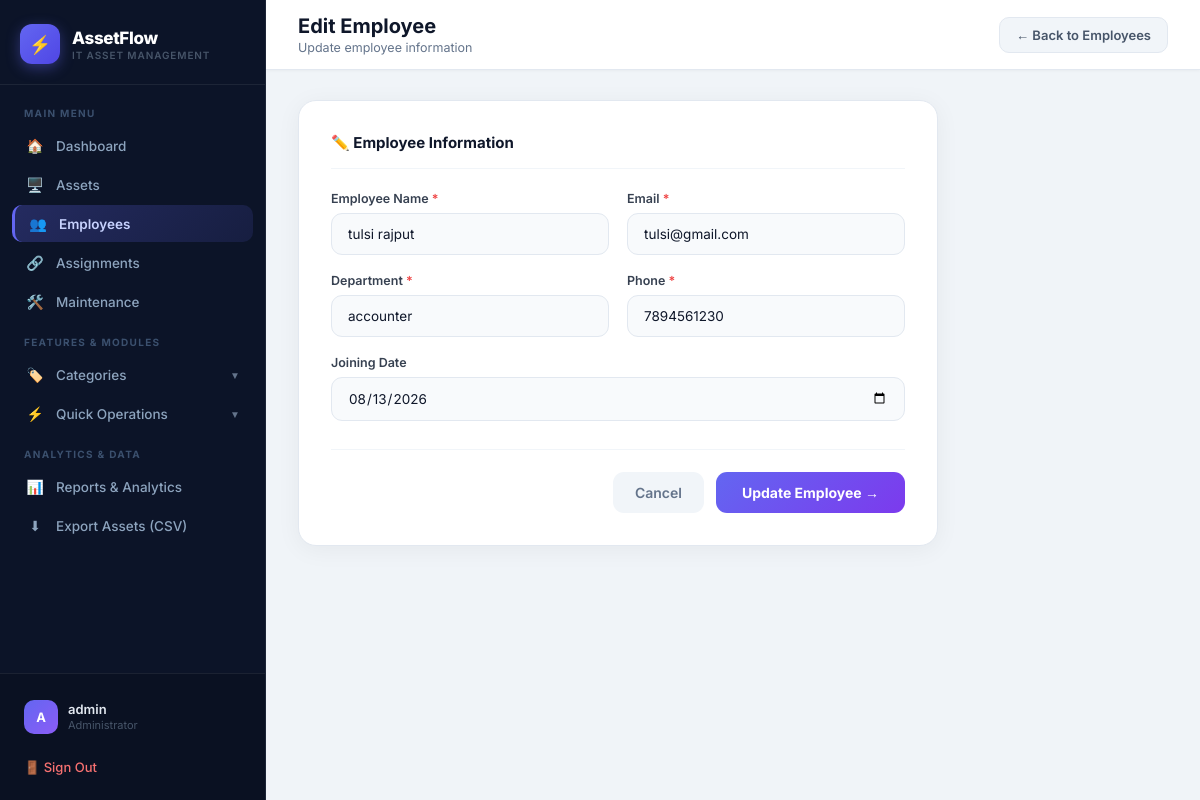
The app's page /employees/edit/2/ (signed in) with its own data.
### assets/models.py (models this page shows, shortened)
class Employee(models.Model):
    name = models.CharField(max_length=100)
    email = models.EmailField(unique=True)
    department = models.CharField(max_length=100)
    phone = models.CharField(max_length=15)
    joining_date = models.DateField()

### assets/views.py (the view, shortened to what this page needs)
# urls.py: path('employees/edit/<int:id>/', views.edit_employee, name='edit_employee'),
@login_required(login_url='login')
def edit_employee(request, id):
    employee = get_object_or_404(Employee, id=id)
    return render(
        request,
        "assets/edit_employee.html",
        {"employee": employee}
    )

### assets/templates/assets/edit_employee.html (shortened to what this page needs)
{% extends "assets/base.html" %}
{% block nav_employees %}active{% endblock %}
{% block page_title %}Edit Employee{% endblock %}
{% block page_subtitle %}Update employee information{% endblock %}
{% block topbar_actions %}
    <a href="{% url 'employees_list' %}" class="btn-secondary">← Back to Employees</a>
{% endblock %}
{% block content %}
<div class="form-card" style="max-width:640px;">
    <div class="form-card-title">✏️ Employee Information</div>
    <form method="POST">
        <div class="form-grid">
            <div class="form-group">
                <label>Employee Name <span class="req">*</span></label>
                <input type="text" name="name" value="{{ employee.name }}" required>
            </div>
            <div class="form-group">
                <label>Email <span class="req">*</span></label>
                <input type="email" name="email" value="{{ employee.email }}" required>
            </div>
            <div class="form-group">
                <label>Department <span class="req">*</span></label>
                <input type="text" name="department" value="{{ employee.department }}" required>
            </div>
            <div class="form-group">
                <label>Phone <span class="req">*</span></label>
                <input type="text" name="phone" value="{{ employee.phone }}" required>
            </div>
            <div class="form-group full">
                <label>Joining Date</label>
                <input type="date" name="joining_date" value="{{ employee.joining_date|date:'Y-m-d' }}" required>
            </div>
        </div>
        <div class="form-actions">
            <a href="{% url 'employees_list' %}" class="btn-cancel">Cancel</a>
            <button type="submit" class="btn-save">Update Employee →</button>
        </div>
    </form>
</div>
{% endblock %}

### assets/templates/assets/base.html (shortened to what this page needs)
<!DOCTYPE html>
<html lang="en">
<head>
</head>
<body>
<aside class="sidebar" id="sidebar">
    <div class="sidebar-brand">
        <div class="sidebar-icon">⚡</div>
        <div class="sidebar-brand-text">
            <div class="name">AssetFlow</div>
            <div class="sub">IT Asset Management</div>
        </div>
    </div>
    <nav class="sidebar-nav">
        <div class="nav-label">Main Menu</div>
        <a href="{% url 'dashboard' %}" class="nav-a {% block nav_dashboard %}{% endblock %}"><span class="ico">🏠</span> <span>Dashboard</span></a>
        <a href="{% url 'assets_list' %}" class="nav-a {% block nav_assets %}{% endblock %}"><span class="ico">🖥️</span> <span>Assets</span></a>
        <a href="{% url 'employees_list' %}" class="nav-a {% block nav_employees %}{% endblock %}"><span class="ico">👥</span> <span>Employees</span></a>
        <a href="{% url 'assignments_list' %}" class="nav-a {% block nav_assignments %}{% endblock %}"><span class="ico">🔗</span> <span>Assignments</span></a>
        <a href="{% url 'maintenance_list' %}" class="nav-a {% block nav_maintenance %}{% endblock %}"><span class="ico">🛠️</span> <span>Maintenance</span></a>
        <div class="nav-label">Features &amp; Modules</div>
        <div class="nav-a nav-toggle-btn {% block nav_categories_open %}{% endblock %}" onclick="toggleSubNav('cat-subnav', this)">
            <div style="display:flex;align-items:center;gap:11px;">
                <span class="ico">🏷️</span> <span>Categories</span>
            </div>
            <span class="nav-toggle-arrow">▼</span>
        </div>
        <div class="nav-a nav-toggle-btn {% block nav_quick_open %}{% endblock %}" onclick="toggleSubNav('actions-subnav', this)">
            <div style="display:flex;align-items:center;gap:11px;">
                <span class="ico">⚡</span> <span>Quick Operations</span>
            </div>
            <span class="nav-toggle-arrow">▼</span>
        </div>
        <div class="nav-label">Analytics &amp; Data</div>
        <a href="{% url 'reports' %}" class="nav-a {% block nav_reports %}{% endblock %}"><span class="ico">📊</span> <span>Reports &amp; Analytics</span></a>
        <a href="{% url 'export_assets_csv' %}" class="nav-a {% block nav_export %}{% endblock %}"><span class="ico">⬇</span> <span>Export Assets (CSV)</span></a>
    </nav>
    <div class="sidebar-bottom">
        <div class="user-card">
            <div class="user-av">{{ request.user.username|slice:":1"|upper }}</div>
            <div>
                <div class="user-name">{{ request.user.username }}</div>
                <div class="user-role">Administrator</div>
            </div>
        </div>
        <a href="{% url 'logout' %}" class="logout-a">🚪 Sign Out</a>
    </div>
</aside>
<main class="main">
    <header class="topbar">
        <div style="display:flex;align-items:center;gap:14px;">
            <div class="tb-left">
                <h1>{% block page_title %}AssetFlow{% endblock %}</h1>
                <p>{% block page_subtitle %}{% endblock %}</p>
            </div>
        </div>
        <div class="tb-right">{% block topbar_actions %}{% endblock %}</div>
    </header>
    <div class="content">
        {% block content %}{% endblock %}
    </div>
</main>
</body>
</html>

### records on screen
Employee: name "tulsi rajput", email "tulsi@gmail.com", department "accounter", phone "7894561230", joining_date "08/13/2026"

### other values on screen
{{ request.user.username|slice:":1"|upper }} "A"
{{ request.user.username }} "admin"
